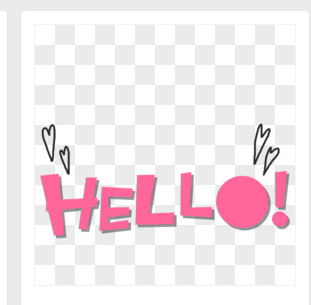
#> input picture ocr/data/1.png, 311 x 305 px
$ python word_recognition.py
#> lines starting #> are read from the running program, lines starting #| are printed output that depends on the picture
import pytesseract
import cv2

def ocr_image(image_path):
#> called with image_path = 'data/1.png'
    img = cv2.imread(image_path)
#> img is the input picture: shape (305, 311, 3); mean B, G, R 236.6, 232.9, 243.7
    # Convert image to gray scale
    gray = cv2.cvtColor(img, cv2.COLOR_BGR2GRAY)
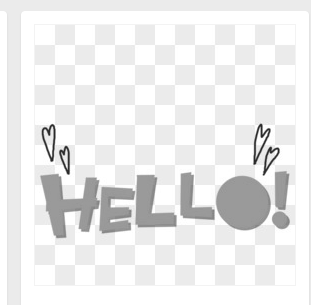
#> gray: shape (305, 311); min 34, max 255, mean 236.6
    # Use Tesseract to do OCR on the image
#> (the run stopped early here; a loop or call above may not have finished)
